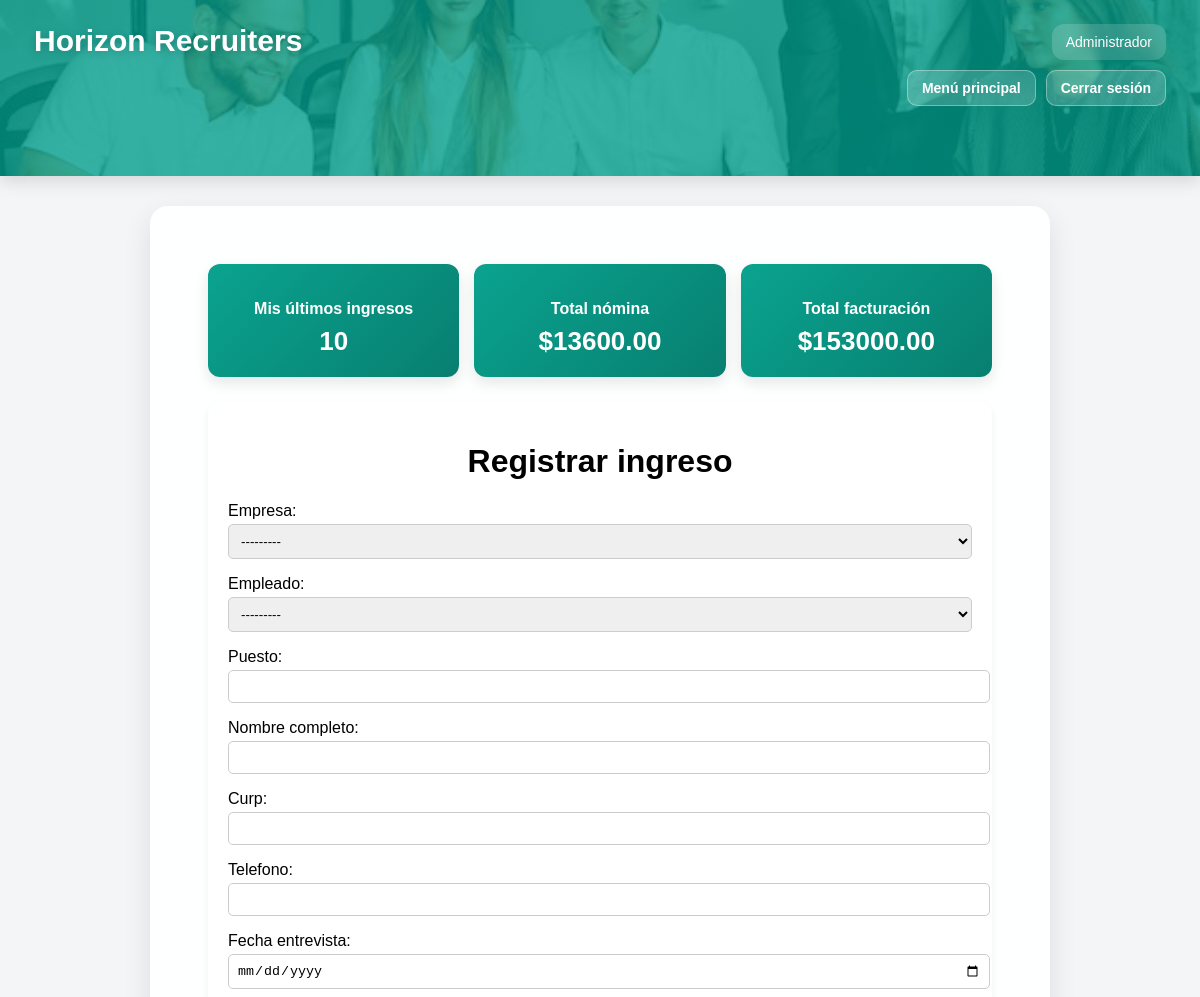
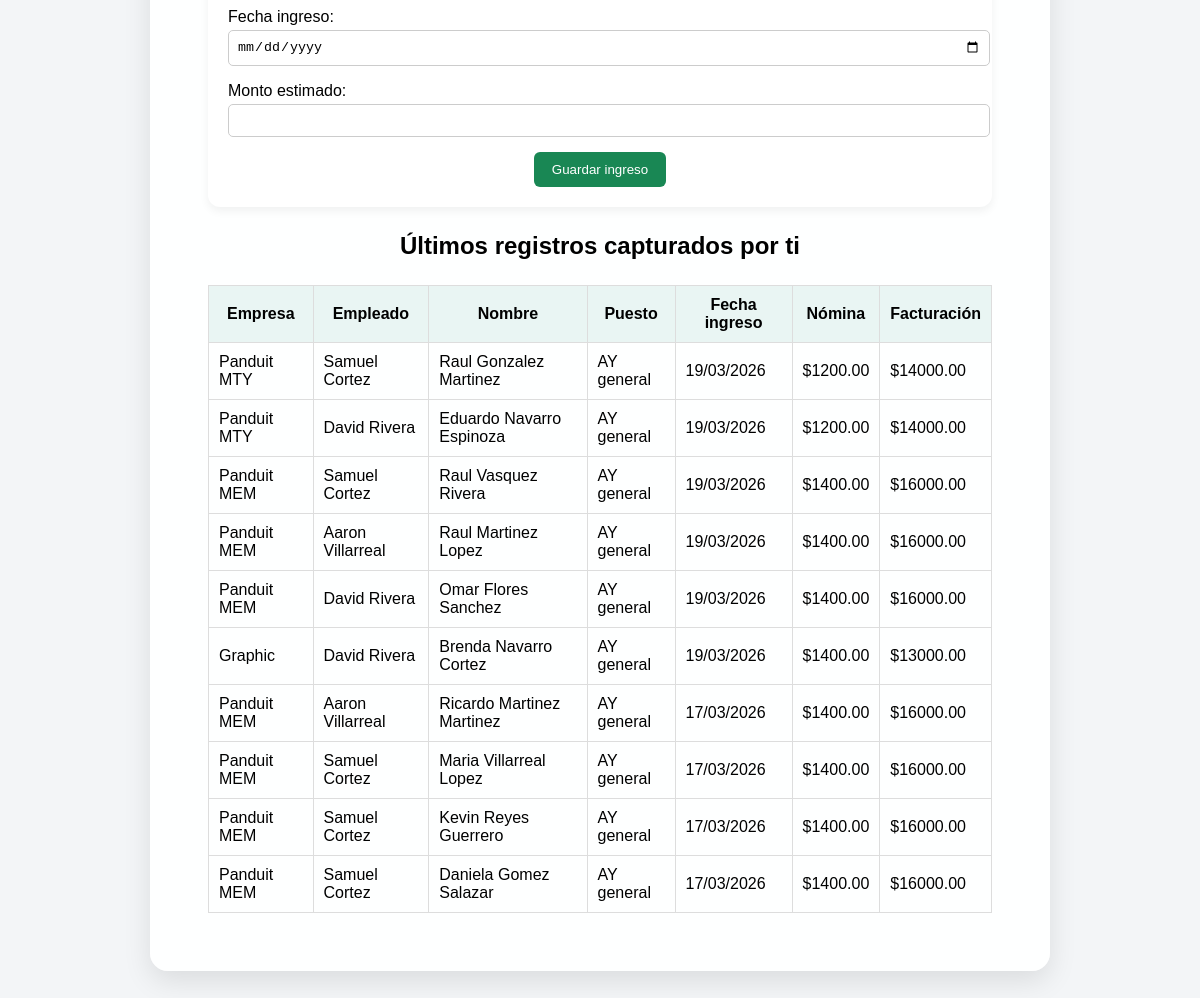
The app's page /registrar/ (signed in) with its own data (2 pictures, top to bottom).
### core/models.py (models this page shows, shortened)
class Ingreso(models.Model):
    empresa = models.ForeignKey(Empresa, on_delete=models.CASCADE)
    empleado = models.ForeignKey(Empleado, on_delete=models.CASCADE)
    capturado_por = models.ForeignKey(User, on_delete=models.SET_NULL, null=True, blank=True)
    puesto = models.CharField(max_length=100)
    nombre_completo = models.CharField(max_length=150)
    curp = models.CharField(max_length=18)
    telefono = models.CharField(max_length=15)
    fecha_entrevista = models.DateField()
    fecha_ingreso = models.DateField()
    monto_estimado = models.DecimalField(max_digits=10, decimal_places=2)

class Empresa(models.Model):
    nombre = models.CharField(max_length=100)
    monto_nomina = models.DecimalField(max_digits=10, decimal_places=2)
    monto_factura = models.DecimalField(max_digits=10, decimal_places=2)
    def __str__(self):
        return self.nombre

class Empleado(models.Model):
    nombre = models.CharField(max_length=100)
    telefono = models.CharField(max_length=15)
    def __str__(self):
        return self.nombre

### core/views.py (the view)
# urls.py: path('registrar/', registrar_ingreso, name='registrar_ingreso'),
@login_required
def registrar_ingreso(request):
    if request.method == 'POST':
        form = IngresoForm(request.POST)
        if form.is_valid():
            ingreso = form.save(commit=False)
            ingreso.capturado_por = request.user
            ingreso.save()
            return redirect('registrar_ingreso')
    else:
        form = IngresoForm()
    mostrar_costos = False
    if (
        request.user.is_superuser
        or request.user.groups.filter(name='nomina').exists()
        or request.user.groups.filter(name='facturacion').exists()
    ):
        mostrar_costos = True
    ingresos = Ingreso.objects.filter(capturado_por=request.user).order_by('-id')[:10]
    total_ingresos = ingresos.count()
    total_nomina = 0
    total_factura = 0
    for ingreso in ingresos:
        total_nomina += ingreso.empresa.monto_nomina
        total_factura += ingreso.empresa.monto_factura
    return render(request, 'core/registrar_ingreso.html', {
        'form': form,
        'ingresos': ingresos,
        'mostrar_costos': mostrar_costos,
        'total_ingresos': total_ingresos,
        'total_nomina': total_nomina,
        'total_factura': total_factura,
    })

### core/forms.py
class IngresoForm(forms.ModelForm):
    class Meta:
        model = Ingreso
        fields = [
            'empresa',
            'empleado',
            'puesto',
            'nombre_completo',
            'curp',
            'telefono',
            'fecha_entrevista',
            'fecha_ingreso',
            'monto_estimado',
        ]
        widgets = {
            'fecha_entrevista': forms.DateInput(attrs={'type': 'date'}),
            'fecha_ingreso': forms.DateInput(attrs={'type': 'date'}),
        }

### core/templates/core/registrar_ingreso.html (shortened to what this page needs)
{% extends 'core/base.html' %}
{% block content %}
<div class="contenedor">
    <div class="resumen-grid">
        <div class="resumen-card">
            <h3>Mis últimos ingresos</h3>
            <p>{{ total_ingresos }}</p>
        </div>
        {% if mostrar_costos %}
        <div class="resumen-card">
            <h3>Total nómina</h3>
            <p>${{ total_nomina|floatformat:2 }}</p>
        </div>
        <div class="resumen-card">
            <h3>Total facturación</h3>
            <p>${{ total_factura|floatformat:2 }}</p>
        </div>
        {% endif %}
    </div>
    <div class="seccion">
        <h1>Registrar ingreso</h1>
        <form method="post">
            {{ form.as_p }}
            <div class="acciones">
                <button type="submit">Guardar ingreso</button>
            </div>
        </form>
    </div>
    <h2>Últimos registros capturados por ti</h2>
    <table>
        <tr>
            <th>Empresa</th>
            <th>Empleado</th>
            <th>Nombre</th>
            <th>Puesto</th>
            <th>Fecha ingreso</th>
            {% if mostrar_costos %}
                <th>Nómina</th>
                <th>Facturación</th>
            {% endif %}
        </tr>
        {% for ingreso in ingresos %}
        <tr>
            <td>{{ ingreso.empresa.nombre }}</td>
            <td>{{ ingreso.empleado.nombre }}</td>
            <td>{{ ingreso.nombre_completo }}</td>
            <td>{{ ingreso.puesto }}</td>
            <td>{{ ingreso.fecha_ingreso|date:"d/m/Y" }}</td>
            {% if mostrar_costos %}
                <td>${{ ingreso.empresa.monto_nomina|floatformat:2 }}</td>
                <td>${{ ingreso.empresa.monto_factura|floatformat:2 }}</td>
            {% endif %}
        </tr>
        {% empty %}
        <tr>
            <td colspan="{% if mostrar_costos %}7{% else %}5{% endif %}">
                No has capturado ingresos todavía.
            </td>
        </tr>
        {% endfor %}
    </table>
</div>
{% endblock %}

### core/templates/core/base.html (shortened to what this page needs)
<!DOCTYPE html>
<html lang="es">
<head>
    {% load static %}
</head>
<body>
    <div class="header">
        <div class="empresa">Horizon Recruiters</div>
        <div class="usuario-panel">
            <div class="usuario">
                {{ request.user.username }}
            </div>
            <div class="header-botones">
                {% if request.resolver_match.url_name != 'dashboard' %}
                    <a href="{% url 'dashboard' %}" class="btn-header">Menú principal</a>
                {% endif %}
                <a href="{% url 'logout' %}" class="btn-header">Cerrar sesión</a>
           </div>
        </div>
    </div>
    <div class="contenedor">
        <div class="card">
            {% block content %}
            {% endblock %}
        </div>
    </div>
</body>
</html>

### core/templates/core/registrar_ingreso.html (style rules this page uses)
.contenedor { max-width: 900px; margin: auto; }
h1, h2 { text-align: center; }
.resumen-grid { display: grid; grid-template-columns: repeat(auto-fit, minmax(220px, 1fr)); gap: 15px; margin-bottom: 25px; }
.resumen-card { background: linear-gradient(135deg, #0aa38f, #087f70); color: white; padding: 20px; border-radius: 12px; box-shadow: 0 6px 15px rgba(0,0,0,0.1); text-align: center; }
.resumen-card h3 { margin-bottom: 8px; font-size: 16px; }
.resumen-card p { font-size: 26px; font-weight: bold; margin: 0; }
.seccion { background: #ffffff; padding: 20px; border-radius: 12px; box-shadow: 0 4px 10px rgba(0,0,0,0.06); margin-bottom: 25px; }
button { background: #198754; color: white; border: none; padding: 10px 18px; border-radius: 6px; cursor: pointer; }
p { margin-bottom: 12px; }
input, select { width: 100%; padding: 8px; margin-top: 4px; border-radius: 5px; border: 1px solid #ccc; }
table { width: 100%; border-collapse: collapse; margin-top: 25px; }
th, td { border: 1px solid #ddd; padding: 10px; }
th { background: #e9f5f3; }
.acciones { display: flex; gap: 10px; flex-wrap: wrap; justify-content: center; margin-top: 15px; }

### records on screen
Ingreso: empresa.nombre "Panduit MTY", empleado.nombre "Samuel Cortez", nombre_completo "Raul Gonzalez Martinez", puesto "AY general", fecha_ingreso "19/03/2026", empresa.monto_nomina "1200.00", empresa.monto_factura "14000.00"
Ingreso: empresa.nombre "Panduit MTY", empleado.nombre "David Rivera", nombre_completo "Eduardo Navarro Espinoza", puesto "AY general", fecha_ingreso "19/03/2026", empresa.monto_nomina "1200.00", empresa.monto_factura "14000.00"
Ingreso: empresa.nombre "Panduit MEM", empleado.nombre "Samuel Cortez", nombre_completo "Raul Vasquez Rivera", puesto "AY general", fecha_ingreso "19/03/2026", empresa.monto_nomina "1400.00", empresa.monto_factura "16000.00"
Ingreso: empresa.nombre "Panduit MEM", empleado.nombre "Aaron Villarreal", nombre_completo "Raul Martinez Lopez", puesto "AY general", fecha_ingreso "19/03/2026", empresa.monto_nomina "1400.00", empresa.monto_factura "16000.00"
Ingreso: empresa.nombre "Panduit MEM", empleado.nombre "David Rivera", nombre_completo "Omar Flores Sanchez", puesto "AY general", fecha_ingreso "19/03/2026", empresa.monto_nomina "1400.00", empresa.monto_factura "16000.00"
Ingreso: empresa.nombre "Graphic", empleado.nombre "David Rivera", nombre_completo "Brenda Navarro Cortez", puesto "AY general", fecha_ingreso "19/03/2026", empresa.monto_nomina "1400.00", empresa.monto_factura "13000.00"
Ingreso: empresa.nombre "Panduit MEM", empleado.nombre "Aaron Villarreal", nombre_completo "Ricardo Martinez Martinez", puesto "AY general", fecha_ingreso "17/03/2026", empresa.monto_nomina "1400.00", empresa.monto_factura "16000.00"
Ingreso: empresa.nombre "Panduit MEM", empleado.nombre "Samuel Cortez", nombre_completo "Maria Villarreal Lopez", puesto "AY general", fecha_ingreso "17/03/2026", empresa.monto_nomina "1400.00", empresa.monto_factura "16000.00"
Ingreso: empresa.nombre "Panduit MEM", empleado.nombre "Samuel Cortez", nombre_completo "Kevin Reyes Guerrero", puesto "AY general", fecha_ingreso "17/03/2026", empresa.monto_nomina "1400.00", empresa.monto_factura "16000.00"
Ingreso: empresa.nombre "Panduit MEM", empleado.nombre "Samuel Cortez", nombre_completo "Daniela Gomez Salazar", puesto "AY general", fecha_ingreso "17/03/2026", empresa.monto_nomina "1400.00", empresa.monto_factura "16000.00"

### other values on screen
{{ request.user.username }} "Administrador"
{{ total_ingresos }} "10"
{{ total_nomina|floatformat:2 }} "13600.00"
{{ total_factura|floatformat:2 }} "153000.00"
